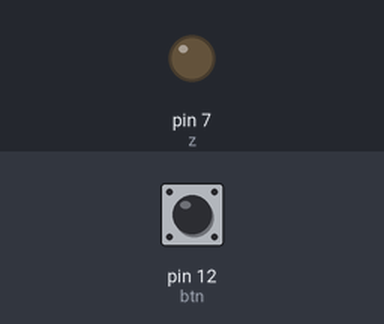
Recording of a sketch running on a simulated Arduino Uno, built with avr-gcc and run on an emulated ATmega328P. On the bench: output pins drawn as LEDs (lit = HIGH). Dashed ring = blinking. The test bench sets the inputs (shaded band); at power-on: pin 12 (btn) LOW.

Above: at 1.2 s.
1.3 s: pin 12 (btn) pulled HIGH for 0.15 s
At 1.55 s:
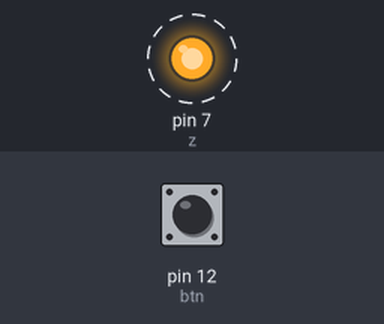
4.3 s: pin 12 (btn) pulled HIGH for 3.2 s
At 8.8 s:
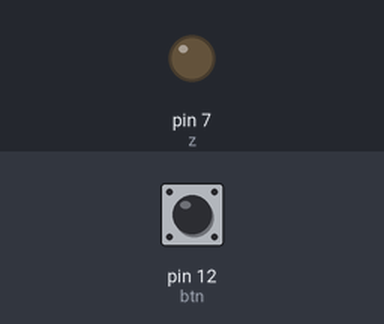
Timing chart, 0 to 10.3 s (numbered marks = the images above; inputs shaded):
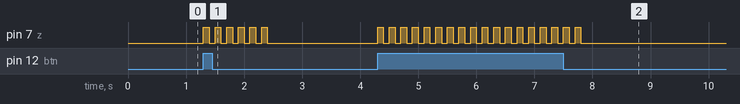

Measured:
- after the input at 1.3 s, pin 7 (z): alternates HIGH for 0.10 s and LOW for 0.10 s, 12 changes in all, then stays LOW, starting at once
- after the input at 4.3 s, pin 7 (z): alternates HIGH for 0.10 s and LOW for 0.10 s, 36 changes in all, then stays LOW, starting at once

The sketch:

2C_knopki_1.ino
```cpp
int btn = 12;
int z = 7;
void setup()
{
  pinMode(btn, INPUT);
  pinMode(z, OUTPUT);
}
void loop()
{
  int btn_q;
  btn_q = digitalRead(btn);

  if (btn_q == HIGH)
  {
    for (int i = 0; i < 6; i++)
    {
      digitalWrite(z, HIGH);
      delay(100);
      digitalWrite(z, LOW);
      delay(100);
    }
  }
}
```
